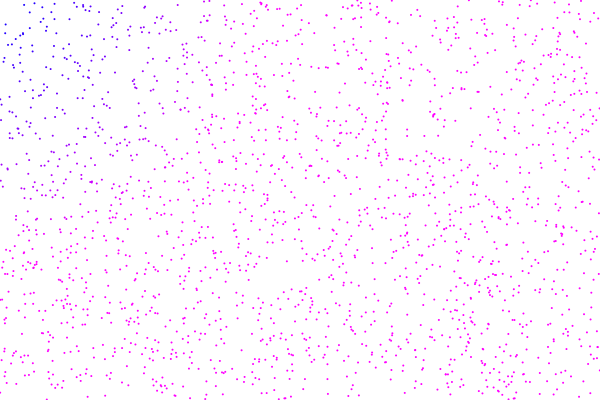
Frame 1 (no input)
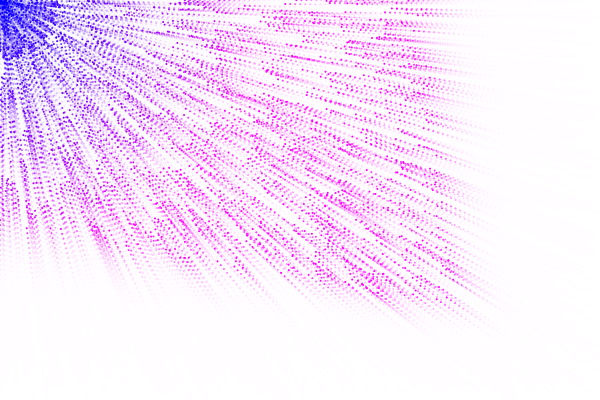
Frame 60 (the mouse pressed at the canvas centre just before this capture)
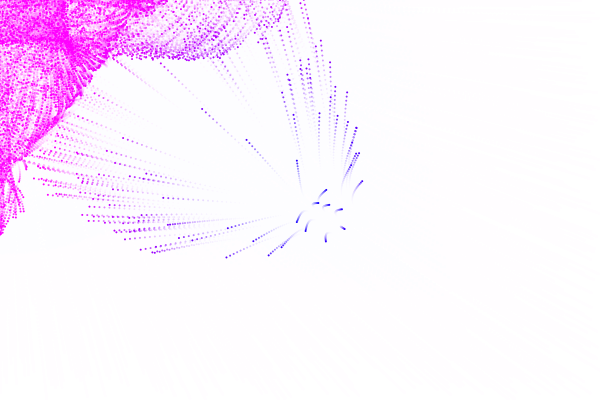
Frame 120 (the mouse held since frame 60 and released just before this capture)

The Processing sketch that drew these frames (run headless with seeded random() and noise(); from frame 60 on, the mouse is pressed at the canvas centre):

// Processing sketch: processing_18798
// ── processing_18798.pde

/*
  Using PVector class to make an array of particles
  with repulsion/attraction forces.
  
  Hold in mousebutton to repel, otherwise particles are
  attracted to mouseX and mouseY
  
  Colour controlled by distance from particle to mouse co-ords.
*/

//------------------------ INITIALISE VARIABLES ------------------------

int num = 2000; //how many particles we'll have in the system. More particles = slower sketch.

Particle[] particle = new Particle[num]; //Initialise array of particles of length "num"

//------------------------ SETUP ---------------------------------------

void setup(){
  size(600, 400);
  smooth();  //turn on anti-aliasing
  noStroke();
  background(255);
  
  //fill particle array with new Particle objects
  for(int i=0; i<particle.length; i++){
    particle[i] = new Particle(new PVector(random(0, width), random(0, height)), 2, 10, 10);
  }
}

//------------------------ DRAW ----------------------------------------

void draw(){
  
  //draw trails, trail length can be altered by making alpha value in fill() lower
  fill(255, 55);
  rect(0, 0, width, height);

  //run all the particles in the array every frame
  for(int i=0; i<particle.length; i++){
    particle[i].run(mouseX, mouseY); //run() method takes two arguments - x and y values to apply forces to
  }
}

//------------------------ OBJECT --------------------------------------

class Particle{
  /*
    PVector is a class in Processing that makes it easier to store
    values, and make calculations based on these values. It can make
    applying forces to objects much easier and more efficient!
  */
  PVector loc; //location vector
  PVector vel; //velocity vector
  PVector acc; //acceleration vector
  int sz;  //size of particle
  float gravity;  //gravity variable
  float mass;  //mass variable
  int velocityLimit = 5;  //the maximum velocity a particle can travel at
  float d;  //distance variable between particle and the target co-ordinates

  //CONSTRUCTOR
  Particle(PVector _loc, int _sz, float _gravity, float _mass){
    loc = _loc.get();  //when calling loc, return current location of the selected particle
    vel = new PVector(0, 0);  //set vel and acc vectors to 0 as default
    acc = new PVector(0, 0);
    sz = _sz;
    gravity = _gravity;
    mass = _mass;
  }
  
  
  //method to render the particle. control how it looks here!
  void display(){
    ellipseMode(CENTER);
    fill(d, 0, 255);
    ellipse(loc.x, loc.y, sz, sz);
  }
  
  //math for attraction and repulsion forces
  //tx and ty are the co-ordinates attraction/repulsion will be applied to
  void forces(float tx, float ty){
    PVector targetLoc = new PVector(tx, ty);  //creating new vector for attractive/repulsive x and y values
    PVector dir = PVector.sub(loc, targetLoc);  //calculate the direction between a particle and targetLoc
    d = dir.mag();  //calculate how far away the particle is from targetLoc
    dir.normalize();  //convert the measurement to a unit vector
    
    //calculate the strength of the force by factoring in a gravitational constant and the mass of a particle
    //multiply by distance^2
    float force = (gravity*mass) / (d*d);
    
    //if the mouse is pressed, turn on repulsion by multiplying direction by 1
    if(mousePressed){
      dir.mult(1);
    }
    //else multiply the direction by -1 to switch the direction the particle travels in (attraction)
    else{
      dir.mult(-1);
    }
    
    //apply directional vector
    applyForce(dir);
  }
  
  //method to apply a force vector to the particle
  void applyForce(PVector force){
    force.div(mass);
    acc.add(force);
  }
  
  //method to update the location of the particle, and keep its velocity within a set limit
  void update(){
    vel.add(acc);
    vel.limit(velocityLimit);
    loc.add(vel);
    acc.mult(0);
  }
  
  //method to bounce particles of canvas edges
  void bounds(){
    if(loc.y > height || loc.y < 0){
      vel.y *= -1;
    }
    if(loc.x > width || loc.x < 0){
      vel.x *= -1;
    }
  }
  
  //main method that combines all previous methods, and takes two arguments
  //tx and ty are inherited from forces(), and set the attractive/repulsive co-ords
  void run(float tx, float ty){
    forces(tx, ty);
    display();
    bounds();
    update();
  }
}
